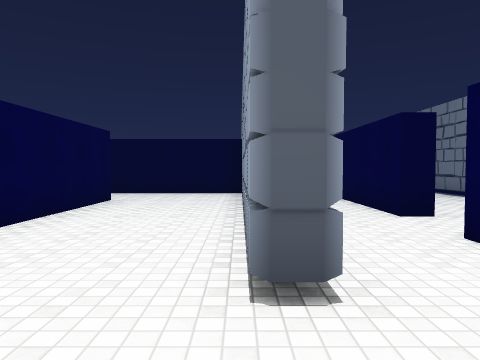
[1] (above)

14 first-person views from a walk through a scene from a Unity 3-D project. The camera is 1.4 m above the floor, tilts 2° down and sees 70° across. The floor is counted in squares, 2 m on a side. Each view is taken from the middle of a square. On the plan, view 1 faces up. The plan holds only what a view shows up to about 11 squares ahead; the rest is blank. The player character is not drawn. Some surface patterns are stand-ins.

[2]
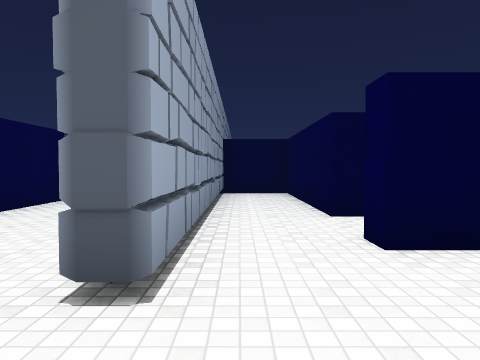

[3]
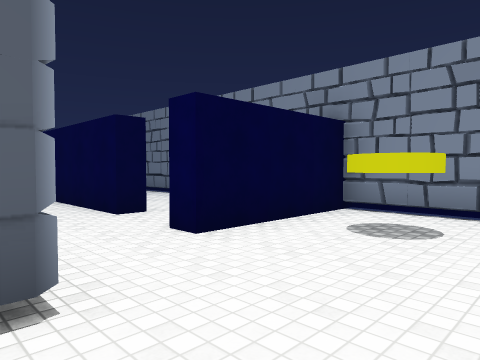

[4]
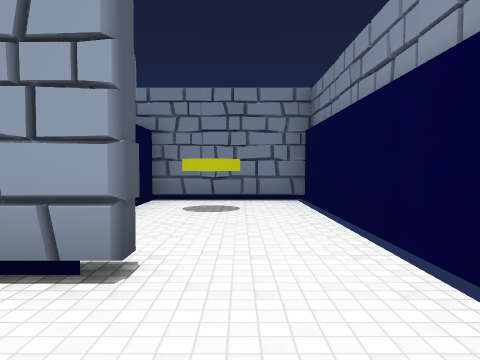

[5]
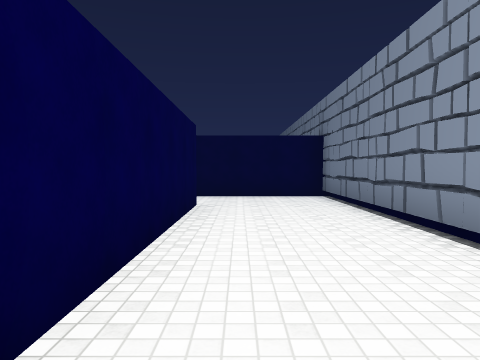

[6]
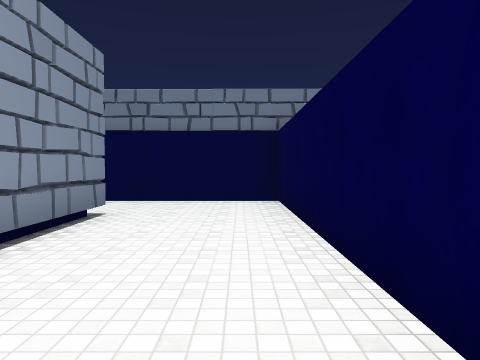

[7]
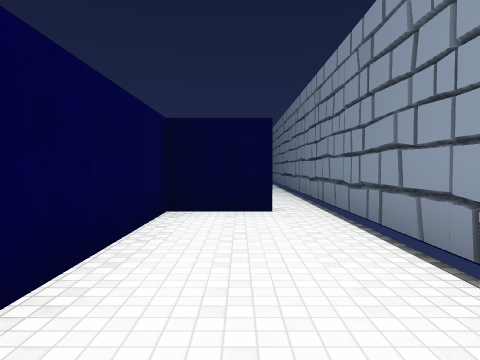

[8]
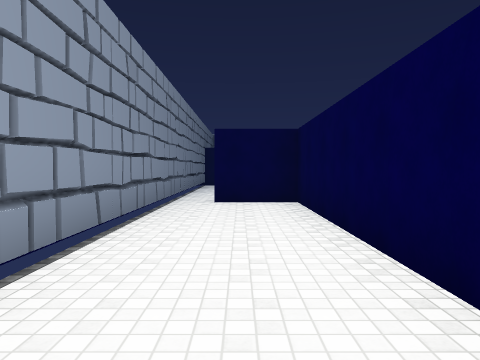

[9]
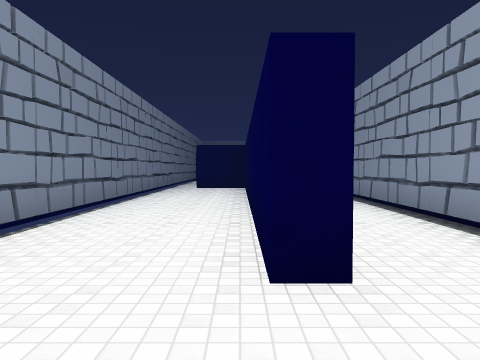

[10]
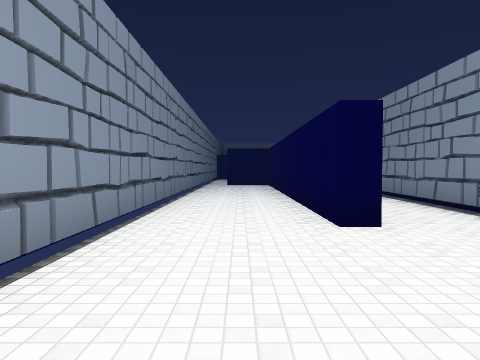

[11]
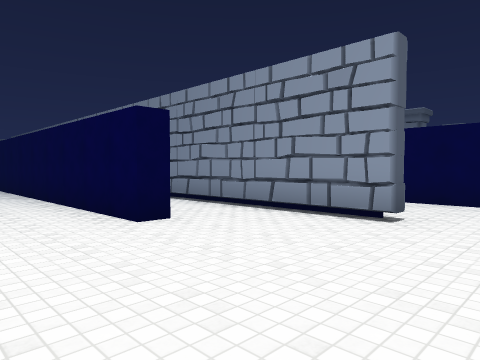

[12]
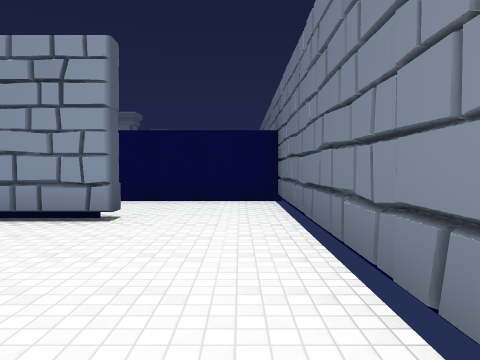

[13]
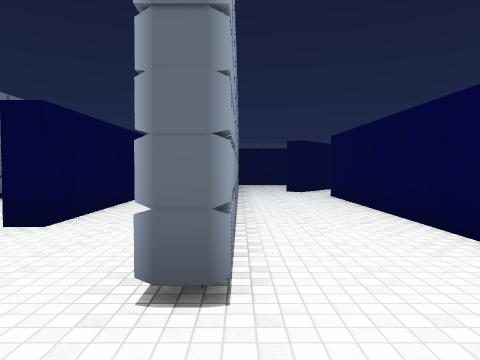

[14]
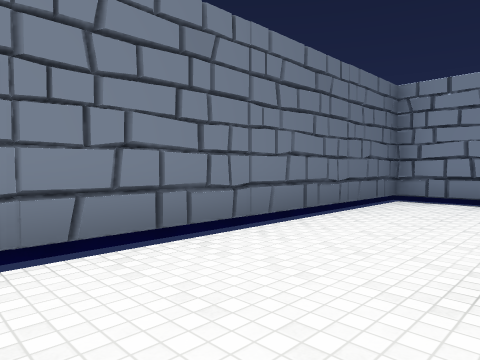

### Floor plan
Ten units are one square. View 1 is at (0, 0); x grows to the right and y downward. Boxes are objects, and circles mark ways between rooms. Rooms are numbered by the first view taken in them; rooms with no view inside come last. Other rooms are left out.
<svg viewBox="-35 -253 94 263">
<path fill="none" stroke="#000" d="M1 -18 1 -95 -26 -95M-28 -14 -28 4 10 4M-28 -75 -28 -48M41 4 49 4M54 5 54 -30M54 -59 54 -94M28 -189 28 -104M23 -164 23 -182M5 -224 5 -145M32 -100 46 -100M54 -94 54 -248 4 -248M-23 -186 -23 -154M1 -176 0 -223M4 -248 -23 -248 -23 -214M23 -58 23 -95 5 -95 5 -17"/>
<circle cx="0" cy="-5" r="3" fill="#2a7"/>
<circle cx="15" cy="-30" r="3" fill="#2a7"/>
<circle cx="50" cy="-100" r="3" fill="#2a7"/>
<circle cx="20" cy="-40" r="3" fill="#2a7"/>
<circle cx="0" cy="-235" r="3" fill="#2a7"/>
<text x="-10" y="-40">1</text>
<text x="30" y="-10">2</text>
<text x="40" y="-70">3</text>
<text x="30" y="-180">4</text>
<text x="-10" y="-200">5</text>
<text x="10" y="-50">6</text>
</svg>
Room 1 opens to room 2. Room 2 opens to room 6. Room 3 opens to room 4. Room 3 opens to room 6. Room 4 opens to room 5.

Where each view was taken, in squares from view 1:
view 1: 0 up, 0 right, facing up
view 2: 0 up, 1 right, facing up
view 3: 0 up, 0 right, facing up-right
view 4: 1 up, 2 left, facing right
view 5: 1 up, 2 left, facing up
view 6: 7 up, 2 left, facing down
view 7: 4 up, 4 right, facing up
view 8: 17 up, 4 right, facing down
view 9: 22 up, 3 right, facing down
view 10: 24 up, 4 right, facing down
view 11: 24 up, 5 right, facing down-left
view 12: 24 up, 5 right, facing left
view 13: 24 up, 0 right, facing down
view 14: 22 up, 2 left, facing up-right
